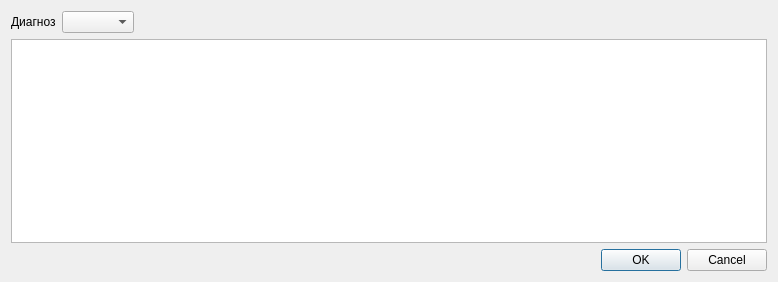
<?xml version="1.0" encoding="UTF-8"?>
<ui version="4.0">
 <class>DiagnosisHospitalBedsDialog</class>
 <widget class="QDialog" name="DiagnosisHospitalBedsDialog">
  <property name="geometry">
   <rect>
    <x>0</x>
    <y>0</y>
    <width>778</width>
    <height>282</height>
   </rect>
  </property>
  <property name="windowTitle">
   <string>Диагнозы</string>
  </property>
  <layout class="QGridLayout" name="gridLayout">
   <item row="0" column="2">
    <widget class="CICDCodeEditEx" name="cmbAPMKB">
     <property name="sizePolicy">
      <sizepolicy hsizetype="Maximum" vsizetype="Fixed">
       <horstretch>0</horstretch>
       <verstretch>0</verstretch>
      </sizepolicy>
     </property>
    </widget>
   </item>
   <item row="0" column="3">
    <widget class="QLabel" name="lblAPMKBText">
     <property name="text">
      <string/>
     </property>
    </widget>
   </item>
   <item row="1" column="1" colspan="3">
    <widget class="CActionPropertiesTableView" name="tblAPProps"/>
   </item>
   <item row="0" column="1">
    <widget class="QLabel" name="lblAPMKB">
     <property name="sizePolicy">
      <sizepolicy hsizetype="Maximum" vsizetype="Preferred">
       <horstretch>0</horstretch>
       <verstretch>0</verstretch>
      </sizepolicy>
     </property>
     <property name="text">
      <string>Диагноз</string>
     </property>
    </widget>
   </item>
   <item row="2" column="1" colspan="3">
    <widget class="QDialogButtonBox" name="buttonBox">
     <property name="orientation">
      <enum>Qt::Horizontal</enum>
     </property>
     <property name="standardButtons">
      <set>QDialogButtonBox::Cancel|QDialogButtonBox::Ok</set>
     </property>
    </widget>
   </item>
  </layout>
 </widget>
 <customwidgets>
  <customwidget>
   <class>CActionPropertiesTableView</class>
   <extends>QTableView</extends>
   <header>Events/ActionPropertiesTable.h</header>
  </customwidget>
  <customwidget>
   <class>CICDCodeEditEx</class>
   <extends>QComboBox</extends>
   <header>library/ICDCodeEdit.h</header>
  </customwidget>
 </customwidgets>
 <resources/>
 <connections>
  <connection>
   <sender>buttonBox</sender>
   <signal>accepted()</signal>
   <receiver>DiagnosisHospitalBedsDialog</receiver>
   <slot>accept()</slot>
   <hints>
    <hint type="sourcelabel">
     <x>248</x>
     <y>254</y>
    </hint>
    <hint type="destinationlabel">
     <x>157</x>
     <y>274</y>
    </hint>
   </hints>
  </connection>
  <connection>
   <sender>buttonBox</sender>
   <signal>rejected()</signal>
   <receiver>DiagnosisHospitalBedsDialog</receiver>
   <slot>reject()</slot>
   <hints>
    <hint type="sourcelabel">
     <x>316</x>
     <y>260</y>
    </hint>
    <hint type="destinationlabel">
     <x>286</x>
     <y>274</y>
    </hint>
   </hints>
  </connection>
 </connections>
</ui>
